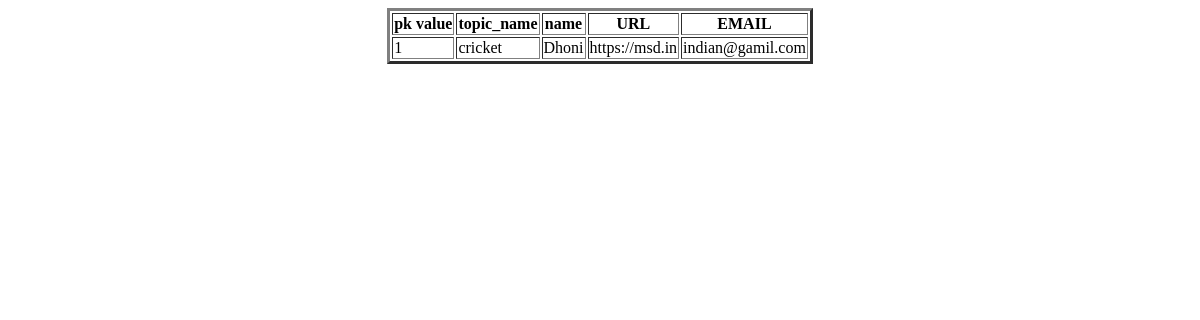
Page /webpage/ on the earlier database version.
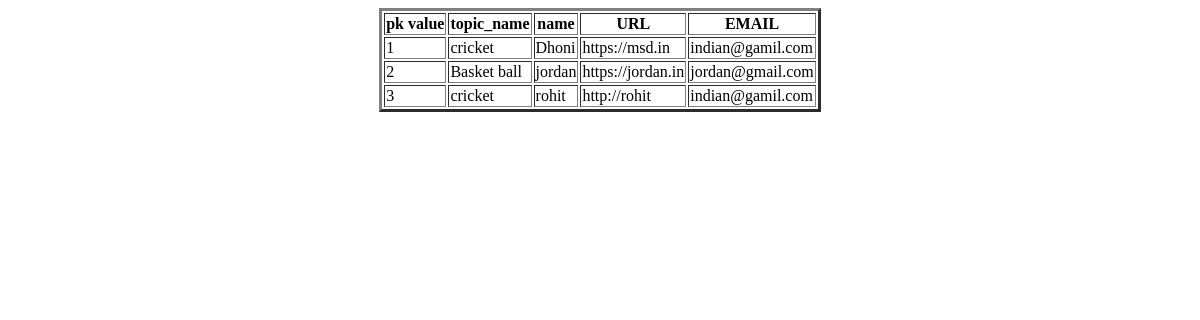
Same page on the later database version.
### app/models.py (models this page shows, shortened)
class Webpage(models.Model):
    topic_name=models.ForeignKey(Topic,on_delete=models.CASCADE)
    name=models.CharField(max_length=100)
    url=models.URLField()
    email=models.EmailField(default='indian@gamil.com')

class Topic(models.Model):
    topic_name=models.CharField(max_length=100,primary_key=True)
    def __str__ (self):
        return self.topic_name

### app/views.py (the view)
# urls.py: path('webpage/',webpage,name='webpage'),
def webpage(request):
    QLWO=Webpage.objects.all()
    d={'webpage':QLWO}
    return render(request,'webpage.html',d)

### templates/webpage.html (shortened to what this page needs)
<!DOCTYPE html>
<html lang="en">
<head>
</head>
<body>
    <center>
        <table border="3px">
            <tr>
                <th>pk value</th>
                <th>topic_name</th>
                <th>name</th>
                <th>URL</th>
                <th>EMAIL</th>
            </tr>
        {% for wo in webpage %}
            <tr>
                <td>{{wo.pk}}</td>
                <td>{{wo.topic_name}}</td>
                <td>{{wo.name}}</td>
                <td>{{wo.url}}</td>
                <td>{{wo.email}}</td>
            </tr>
        {% endfor %}
        </table>
    </center>
</body>
</html>

Differences in the rows shown:
added Webpage: pk "2", topic_name "Basket ball", name "jordan", url "https://jordan.in", email "jordan@gmail.com"
added Webpage: pk "3", topic_name "cricket", name "rohit", url "http://rohit", email "indian@gamil.com"
